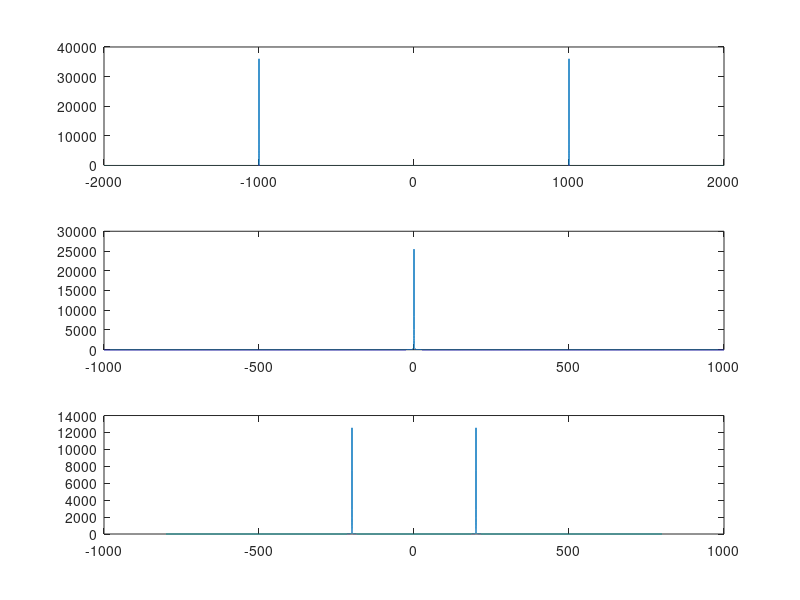

The MATLAB source for this figure:
clear 
clf

T1 = pi/(2*2000*pi)
T2 = pi/(2000*pi)
T3 = pi/(0.8*2000*pi)

n1 = -10/T1:1:10/T1;
n2 = -10/T2:1:10/T2;
n3 = -10/T3:1:10/T3;

x1 = cos(pi*2000*n1*T1);
x2 = cos(pi*2000*n2*T2);
x3 = cos(pi*2000*n3*T3);

f1=-1/(2*T1):1/(T1*length(n1)):1/(2*T1)-1/(T1*length(n1));
f2=-1/(2*T2):1/(T2*length(n2)):1/(2*T2)-1/(T2*length(n2));
f3=-1/(2*T3):1/(T3*length(n3)):1/(2*T3)-1/(T3*length(n3));

figure(1);

subplot(3,1,1), plot(f1,abs(fft(x1)))
subplot(3,1,2), plot(f2,abs(fft(x2)))
subplot(3,1,3), plot(f3,abs(fft(x3)))

